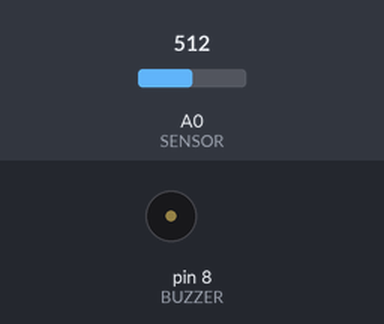
The sketch below on a simulated Arduino Nano, built with avr-gcc and run on an emulated ATmega328P. On the bench: buzzer (waves = sounding). The test bench sets the inputs (shaded band); at power-on: A0 (SENSOR) = 512. What the sketch prints to the serial monitor is not drawn.

Above: at 20.4 s.
Timing chart, 0 to 23.0 s (numbered marks = the images above):
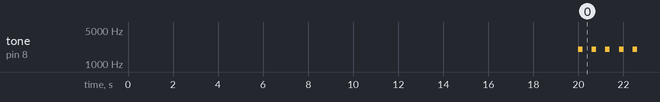

The sketch:

mq2_nano_alarm.ino
```cpp
// Reads the MQ-2 analog output on A0, prints readings over serial, and sounds a buzzer when the analog value exceeds a threshold.
//
// Full tutorial: https://shillehtek.com/blogs/news/arduino-nano-mq-2-gas-leak-alarm
// Parts used: https://shillehtek.com/products/arduino-nano-v3-presoldered-ch340g-atmega328p
//             https://shillehtek.com/products/esp32-wroom-dev-board-cp2102-usb-c-presoldered
//             https://shillehtek.com/products/shillehtek-830-point-breadboard-for-arduino-raspberry-pi-esp32-and-other-microcontrollers
// More examples: https://github.com/shillehbean/shillehtek-examples
//

const int SENSOR = A0;
const int BUZZER = 8;
const int THRESHOLD = 400;   // calibrate to your clean-air baseline + margin

void setup() {
  pinMode(BUZZER, OUTPUT);
  Serial.begin(9600);
  Serial.println("Warming up sensor...");
  delay(20000);
  Serial.println("Ready.");
}

void loop() {
  int v = analogRead(SENSOR);
  Serial.println(v);
  if (v > THRESHOLD) {
    tone(BUZZER, 2000, 200);
    delay(100);
  } else {
    noTone(BUZZER);
  }
  delay(500);
}
```

mq2_oled_helpers.ino
```cpp
// Initializes an SSD1306 OLED object and provides a helper function to estimate gas ppm from a raw analog reading (placeholder calibration values).
//
// Full tutorial: https://shillehtek.com/blogs/news/arduino-nano-mq-2-gas-leak-alarm
// Parts used: https://shillehtek.com/products/arduino-nano-v3-presoldered-ch340g-atmega328p
//             https://shillehtek.com/products/esp32-wroom-dev-board-cp2102-usb-c-presoldered
//             https://shillehtek.com/products/shillehtek-830-point-breadboard-for-arduino-raspberry-pi-esp32-and-other-microcontrollers
// More examples: https://github.com/shillehbean/shillehtek-examples
//

#include <Adafruit_SSD1306.h>
Adafruit_SSD1306 oled(128, 64, &Wire, -1);

float estimatePPM(int raw) {
  float Rs = (1023.0 / raw - 1.0) * 5.0;   // sensor resistance
  // For LPG curve (datasheet): ppm = 574 * (Rs/Ro)^-2.07
  // Ro ~ baseline_rs * 10 (assume air baseline)
  float ratio = Rs / 30.0;     // placeholder for Ro
  return 574.0 * pow(ratio, -2.07);
}
```

Measured:
- by itself, tone on pin 8 (BUZZER): alternates 2000 Hz for 0.20 s and silent for 0.40 s
